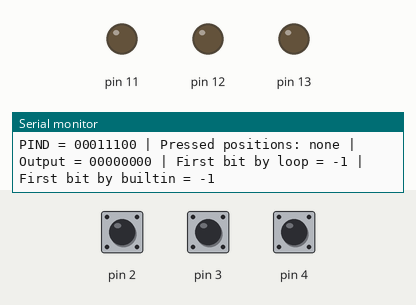
This sketch was run on a simulated Arduino Uno, built with avr-gcc and run on an emulated ATmega328P. Shown: output pins drawn as LEDs (lit = HIGH), the last lines printed to the serial monitor. Inputs (shaded band) come from the test bench; at power-on: pin 2 HIGH, pin 3 HIGH, pin 4 HIGH.

Above: at 1.2 s.
1.3 s: pin 2 pulled LOW for 1 s
At 2.3 s:
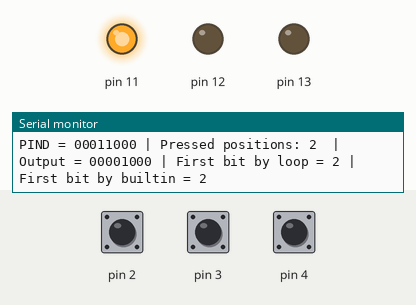
4.0 s: pin 3 pulled LOW for 1 s
At 4.7 s:
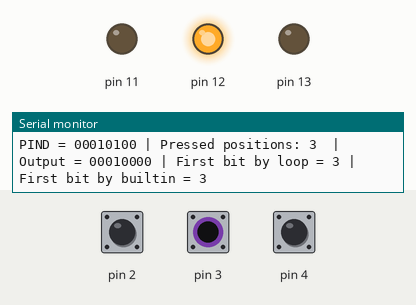
6.6 s: pin 4 pulled LOW for 1 s
At 7.4 s:
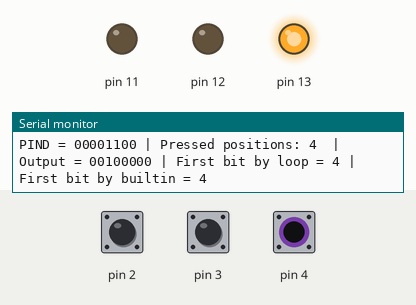
9.2 s: pin 2 pulled LOW for 0.15 s
At 10.7 s:
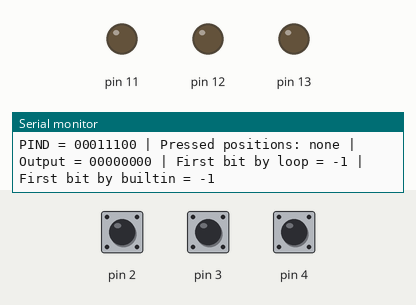
12.3 s: pin 3 pulled LOW for 1 s
At 12.8 s:
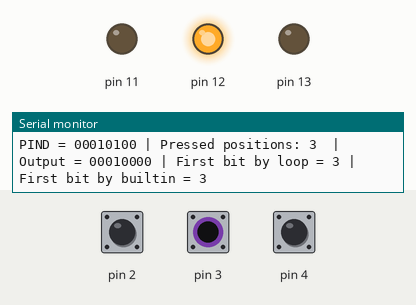
16.3 s: pin 4 pulled LOW for 1 s
At 18.8 s:
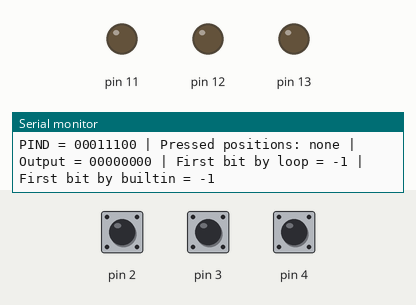
Timing chart, 0 to 20.3 s (numbered marks = the images above; inputs shaded):
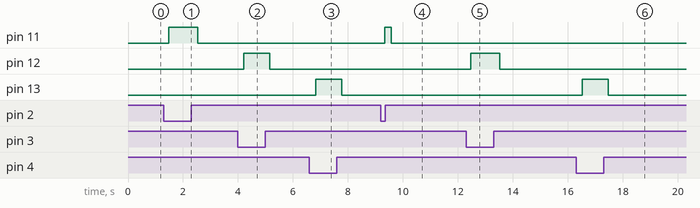

Measured:
- after the input at 1.3 s, pin 11: LOW → HIGH after 0.18 s, → LOW 1.0 s later
- after the input at 4.0 s, pin 12: LOW → HIGH after 0.22 s, → LOW 0.93 s later
- after the input at 6.6 s, pin 13: LOW → HIGH after 0.24 s, → LOW 0.93 s later
- after the input at 9.2 s, pin 11: LOW → HIGH after 0.14 s, → LOW 0.23 s later
- after the input at 12.3 s, pin 12: LOW → HIGH after 0.17 s, → LOW 1.0 s later
- after the input at 16.3 s, pin 13: LOW → HIGH after 0.23 s, → LOW 0.93 s later

The sketch:

task6.ino
```cpp
const byte BUTTON_MASK = 0b00011100; // PD2, PD3, PD4
const byte LED_MASK    = 0b00111000; // PB3, PB4, PB5

const unsigned long DEBOUNCE_MS = 50;
const unsigned long PERIOD_MS   = 100;

byte rawButtons = 0;
byte stableButtons = 0;
byte pressedButtons = 0;

unsigned long rawChangeTime = 0;
unsigned long lastPrintTime = 0;

byte lastOutput = 0;
bool firstOutputMethod = true;

void printBinary(byte value) {
  for (int i = 7; i >= 0; i--) {
    Serial.print((value >> i) & 1);
  }
}

int firstBitByLoop(byte value) {
  if (value == 0) return -1;
  for (int i = 0; i < 8; i++) {
    if (value & (1 << i)) return i;
  }
  return -1;
}

int firstBitByBuiltin(byte value) {
  if (value == 0) return -1;
  return __builtin_ctz((unsigned int)value);
}

void writeByMask(byte value) {
  PORTB = (PORTB & ~LED_MASK) | (value & LED_MASK);
}

void writeByBitSet(byte value) {
  for (byte bit = 3; bit <= 5; bit++) {
    bitClear(PORTB, bit);
  }
  for (byte bit = 3; bit <= 5; bit++) {
    if (value & (1 << bit)) {
      bitSet(PORTB, bit);
    }
  }
}

void setup() {
  Serial.begin(9600);

  DDRD &= ~BUTTON_MASK;
  PORTD |= BUTTON_MASK;

  DDRB |= LED_MASK;
  PORTB &= ~LED_MASK;

  rawButtons = PIND & BUTTON_MASK;
  stableButtons = rawButtons;
  rawChangeTime = millis();

  Serial.println("Laboratory work 1");
  Serial.println("Buttons: D2, D3, D4");
  Serial.println("LEDs: D11, D12, D13");
}

void loop() {
  unsigned long now = millis();

  byte portValue = PIND;
  byte currentRaw = portValue & BUTTON_MASK;

  if (currentRaw != rawButtons) {
    rawButtons = currentRaw;
    rawChangeTime = now;
  }

  if (now - rawChangeTime >= DEBOUNCE_MS) {
    stableButtons = rawButtons;
  }

  pressedButtons = (~stableButtons) & BUTTON_MASK;

  byte outputValue = 0;

  if (pressedButtons & (1 << 2)) outputValue |= (1 << 3);
  if (pressedButtons & (1 << 3)) outputValue |= (1 << 4);
  if (pressedButtons & (1 << 4)) outputValue |= (1 << 5);

  if (outputValue != lastOutput) {
    if (firstOutputMethod) {
      writeByMask(outputValue);
    } else {
      writeByBitSet(outputValue);
    }
    firstOutputMethod = !firstOutputMethod;
    lastOutput = outputValue;
  }

  if (now - lastPrintTime >= PERIOD_MS) {
    lastPrintTime = now;

    Serial.print("PIND = ");
    printBinary(portValue);

    Serial.print(" | Pressed positions: ");
    if (pressedButtons == 0) {
      Serial.print("none");
    } else {
      for (byte bit = 2; bit <= 4; bit++) {
        if (pressedButtons & (1 << bit)) {
          Serial.print(bit);
          Serial.print(" ");
        }
      }
    }

    Serial.print(" | Output = ");
    printBinary(outputValue);

    int loopResult = firstBitByLoop(pressedButtons);
    int builtinResult = firstBitByBuiltin(pressedButtons);

    Serial.print(" | First bit by loop = ");
    Serial.print(loopResult);
    Serial.print(" | First bit by builtin = ");
    Serial.println(builtinResult);
  }
}
```
